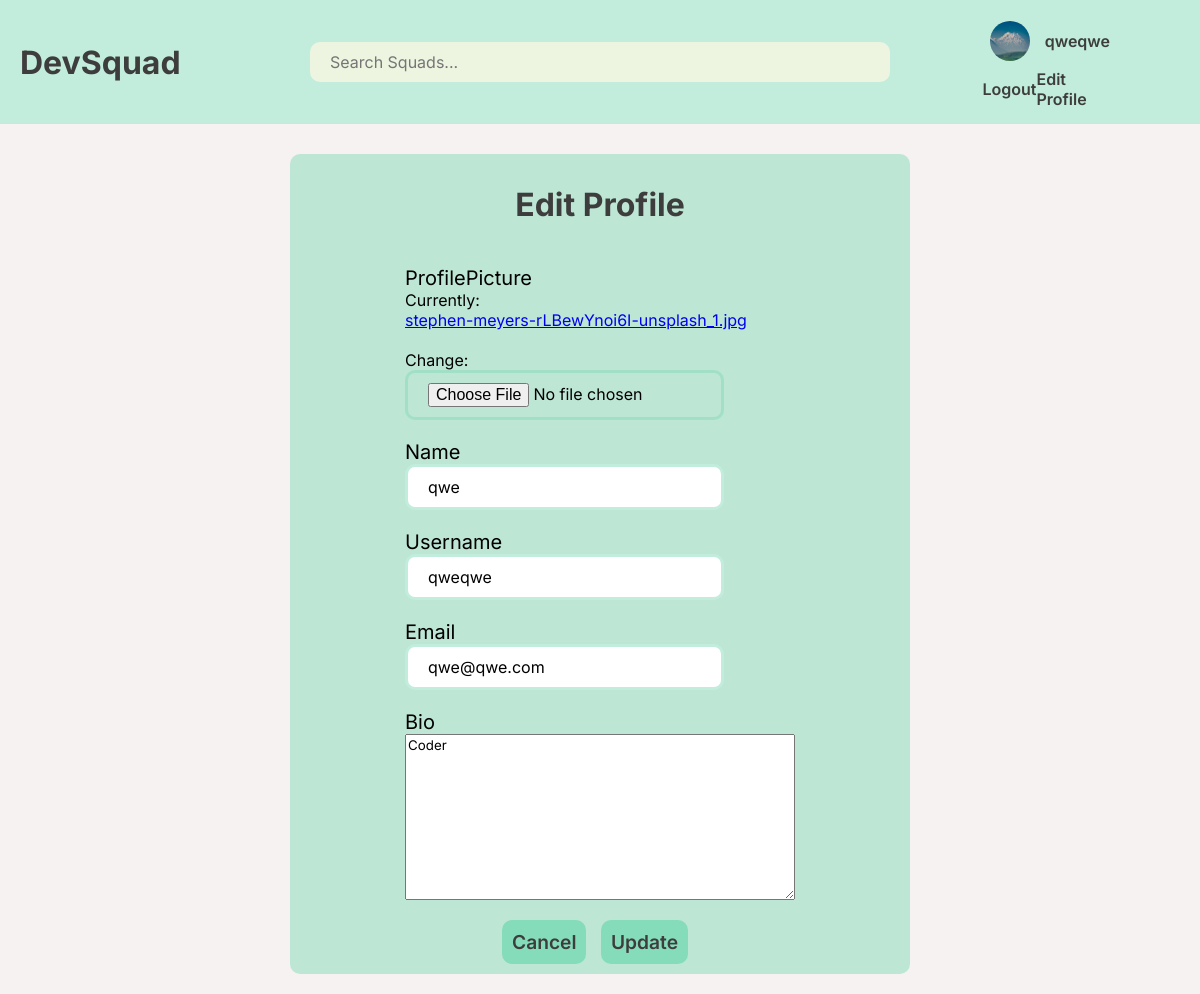
The page /update-profile/ (signed in) on the database its author committed.
### base/models.py (models this page shows)
class User(AbstractUser):
    name = models.CharField(max_length=200 , null=True , )
    email = models.EmailField(unique = True , null = True)
    bio = models.TextField(null = True)
    profilePicture = models.ImageField(null = True , default = "profile.png")
    USERNAME_FIELD = 'email'
    REQUIRED_FIELDS = []

### base/views.py (the view)
# urls.py: path('update-profile/', views.updateProfile, name="update-profile"),
@login_required(login_url="home")
def updateProfile(request):
    user = request.user
    form = UserForm(instance=user)
    context = {"form": form}
    if request.method == 'POST':
        form = UserForm(request.POST, request.FILES , instance=user)
        if form.is_valid():
            form.save()
            return redirect('profile', pk=user.id)
    return render(request, 'base/update-profile.html', context)

### base/forms.py
class UserForm(ModelForm):
    class Meta:
        model = User
        fields = [ 'profilePicture', 'name' ,'username', 'email' ,'bio' ]
        exclude = []

### base/templates/base/update-profile.html (shortened to what this page needs)
{% extends 'main.html' %} {% block content %}
<div class="main-container">
  <div class="sub-container">
    <h1 class="form-title">Edit Profile</h1>
    <form action="" method="POST" enctype="multipart/form-data">
      {% csrf_token %} {% for field in form %}
      <div class="form-group">
        <label for="{{field.label}}">{{field.label}}</label>
        {{field}}
      </div>
      {% endfor %}
      <div class="form-action">
        <a href="{% url 'profile' request.user.id %}" class="link action-button"
          >Cancel</a
        >
        <button type="submit" class="link action-button">Update</button>
      </div>
    </form>
  </div>
</div>
{% endblock content %}

### templates/navbar.html (shortened to what this page needs)
<!-- {% load static %}
<link rel="stylesheet" type="text/css" href="{% static 'styles/main.css' %}" /> -->
<div class="navabar-wrapper">
  <div class="navbar">
    <a href="/" class="logo">
      <h1>DevSquad</h1>
    </a>
    <form method="GET" action="{% url 'home' %}" class="search-bar">
      <input
        type="text"
        name="q"
        placeholder="Search Squads... "
        class="search-bar-input"
      />
    </form>
    <div class="profile-info">
      {% if request.user.is_authenticated %}
      <a class="profile-pic link" href="{% url 'profile' request.user.id %}">
        <img
          height="50"
          src="{{ user.profilePicture.url }}"
          class="profile-pic-image"
        />
        <p>{{ request.user.username }}</p>
      </a>
      <div class="profile-action">
        <a href="{% url 'logout' %}" class="link">Logout</a>
        <a href="{% url 'update-profile' %}" class="link">Edit Profile</a>
      </div>
      {% else %}
      <div class="profile-action">
        <a href="{% url 'login' %}" class="link">Login</a>
        <a href="{% url 'register' %}" class="link"> Register</a>
      </div>
      {% endif %}
    </div>
  </div>
</div>

### static/styles/main.css (style rules this page uses)
:root { --primary-color : rgba(133, 220, 186 , 0.5); --secondary-color : #edf5e1 ; --background-color : rgb(246, 242, 242); --text-color : rgb(62, 61, 61) ; --text-color-light : rgba(62, 61, 61 , 0.8); }
* { font-family: 'Inter', sans-serif; }
body { background-color:var(--background-color); margin: 0; height: 100%; width: 100%; }
.navbar { display : flex ; width: 100%; justify-content: space-between; background-color: var(--primary-color); padding: 10px 0px; }
.logo { width : 25%; display: flex; align-items: center; }
.logo h1 { margin-left : 20px; color : var(--text-color); text-decoration: none; }
.logo { text-decoration: none; }
.search-bar { width : 50%; display: flex; justify-content: center; align-items: center; color : var(--text-color); }
.search-bar-input { width : 90%; padding: 10px 20px; font-size: 1rem; outline:none; border:none; border-radius:10px ; background-color: var(--secondary-color); }
.profile-info { width : 25%; display: flex; flex-direction: column; justify-content:center; align-items: center; padding: 5px 0px; }
.profile-pic { display : flex ; width:40%; justify-content : space-between ; align-items : center; margin-bottom: 2px; color : var(--text-color); }
.profile-pic-image { height : 2.5rem; width: 2.5rem; border-radius: 50%; }
.profile-action { display : flex ; width:45%; justify-content : space-between ; align-items : center; color : var(--text-color); }
.link { text-decoration: none; color: var(--text-color); font-weight: 600; }

### templates/navbar.html (style rules this page uses)
.navabar-wrapper { position: sticky; top: 0; z-index: 100; background-color: white; }

### base/templates/base/update-profile.html (style rules this page uses)
.form-title { color: rgba(62, 61, 61, 1); }
.main-container { width: 100%; height: 80%; min-height: 500px; display: flex; justify-content: center; align-items: center; }
.sub-container { margin: 20px 0px; width: 50%; display: flex; flex-direction: column; align-items: center; justify-content: space-between; border-radius: 10px; background-color: rgba(133, 220, 186, 0.5); padding: 10px; }
.form-group { margin: 20px; display: flex; flex-direction: column; }
.form-group label { font-size: 20px; }
.form-group input { width: 70%; padding: 10px 20px; font-size: 1rem; outline: none; border: none; border-radius: 10px; border: 3px solid rgba(133, 220, 186, 0.5); }
.action-button { padding: 10px; margin-right: 10px; background-color: rgba(133, 220, 186, 1); border-radius: 10px; border: none; cursor: pointer; font-size: 1.2rem; }
.form-action { text-align: center; }

### rows shown on the page
User: profilePicture (picture), user.username "qweqwe", form "qwe" "qweqwe" "qwe@qwe.com" "Coder"

### other values the page prints
{{ field.label }} "ProfilePicture" "Name" "Username" "Email" "Bio"
